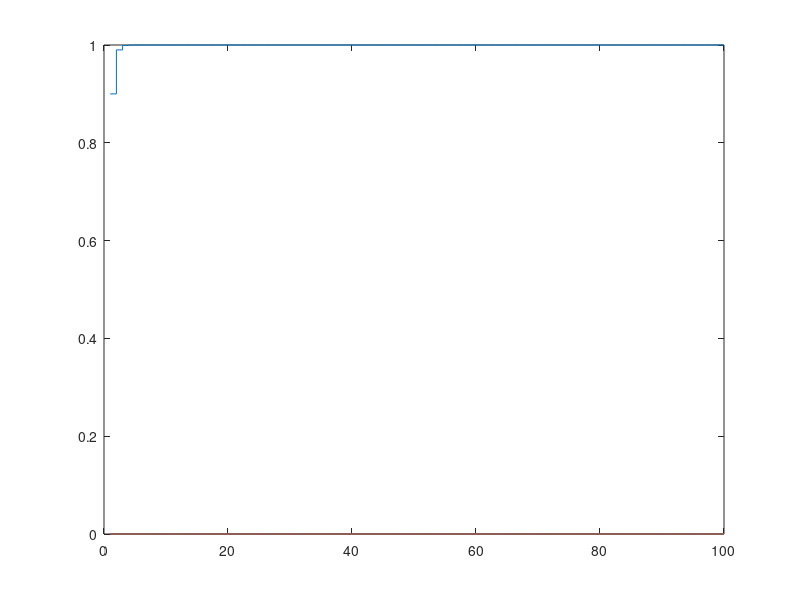

This chart was generated by the following MATLAB code:
%Question 2
%Utkarsh Arora
%Roll No 2020143
%Section A
%Tutorial Group 6

p=9/10; %As per the
q=1-p;  %question

%To store the probabilities of all natural numbers 1 to 100, as they are
%the only values where the probability is non-zero. We first create an
%array of size 100 and then run a loop and store all the probabilities.
probabilities=zeros(100);
for y = 1:100
    a=power(q,y-1);
    if y==100
        probabilities(y)=a;
    else
        probabilities(y)=p*a;
    end
end

%We iterate over to find the expected value of 1/(2^Z)
x=0;
for z = 1:100
    x=x+(1/(2.^z))*probabilities(z);
end

%Question 2 Part (i)
disp(x); %Expected Value of 1/(2^Z)

%To find the CDF for each natural number 1 to 100, we run a loop. We add
%the probability of the current iteration to the previous CDF and store it
%in an array. Then we plot the array.
c=zeros(100);
n=0;
for i = 1:100
    n=n+probabilities(i);
    c(i)=n;
end

%Question 2, Part (ii)
g=stairs(c);

